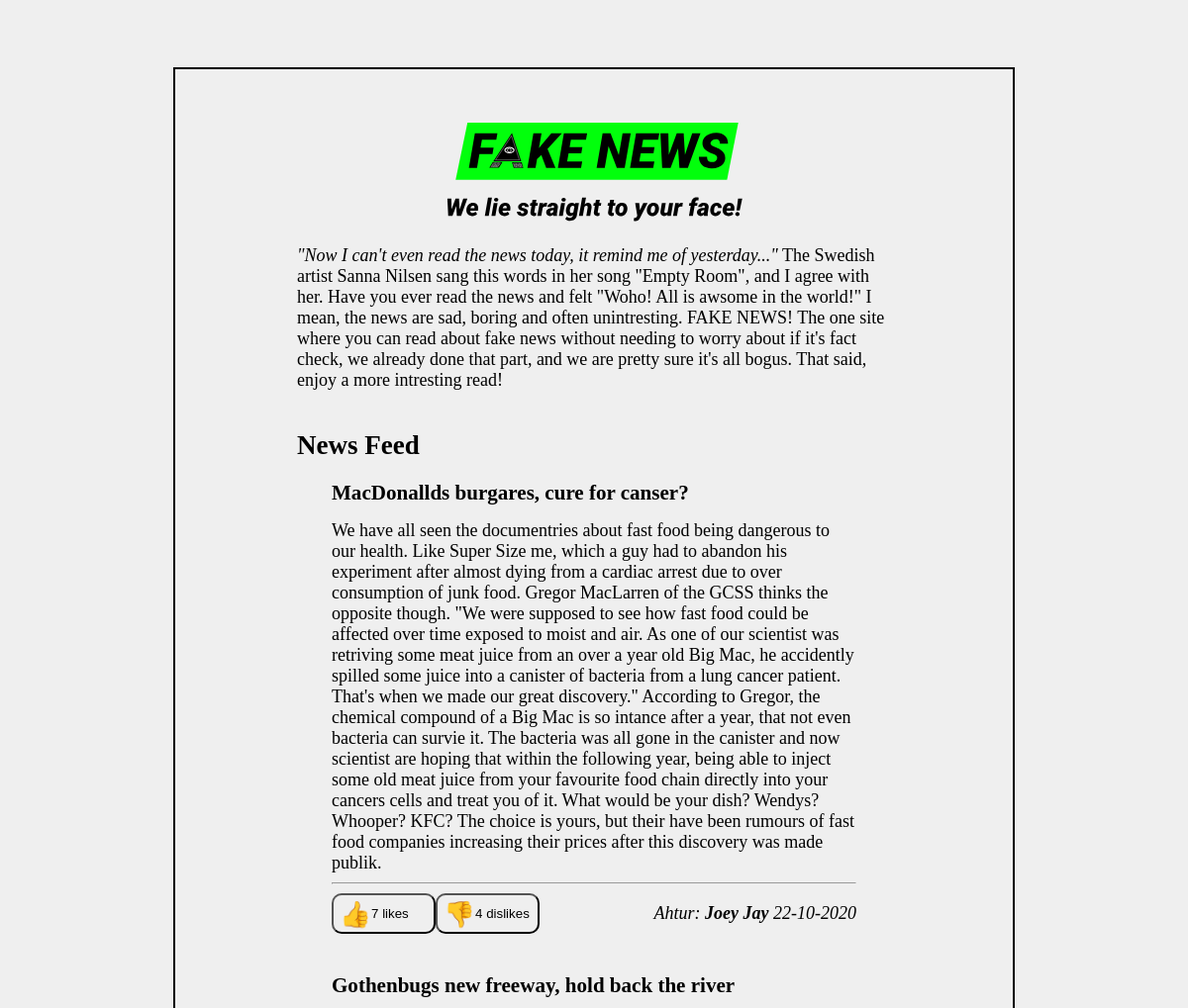
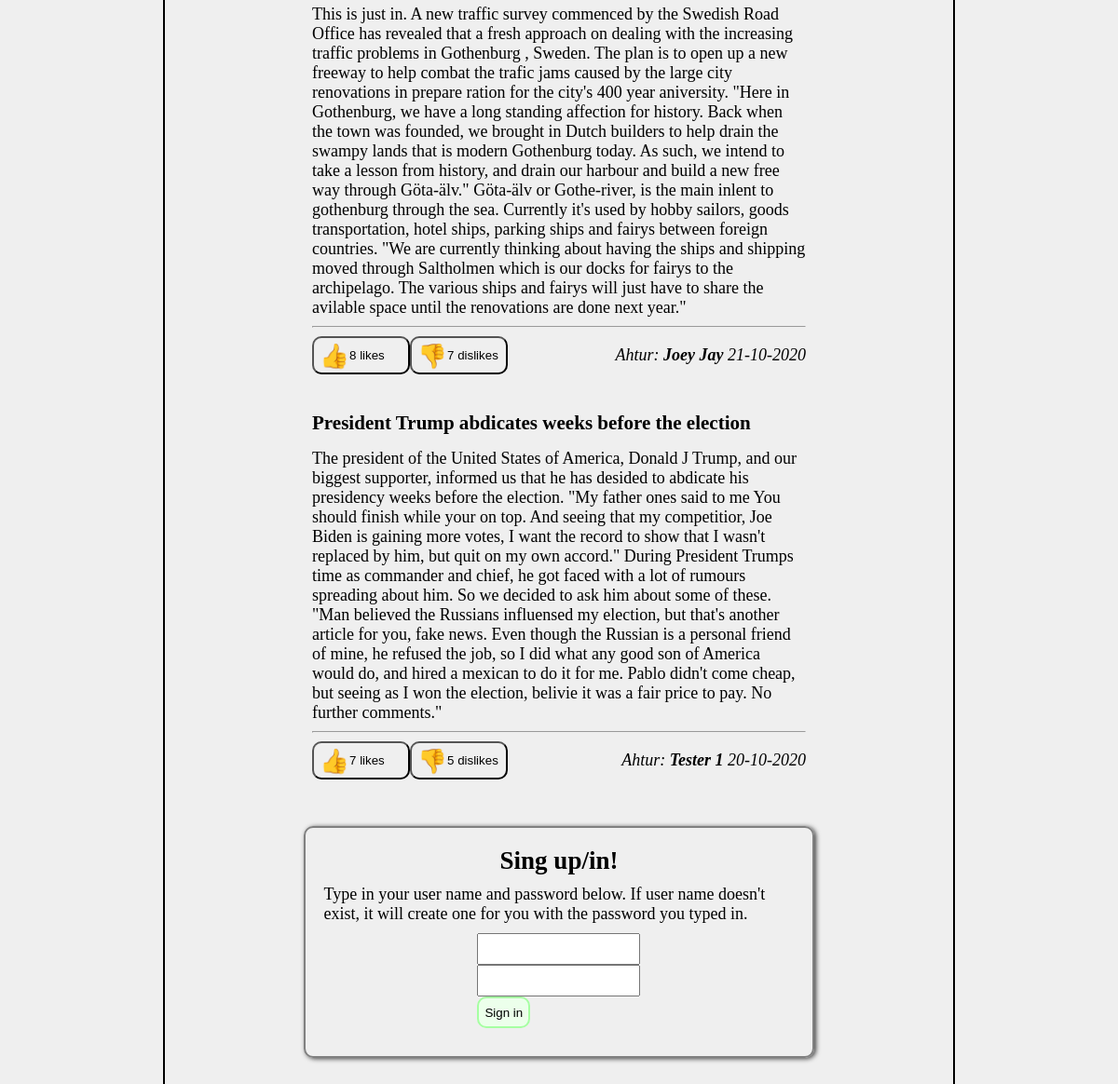
The page / on the database its author committed (2 pictures, top to bottom).
### tables this page shows
CREATE TABLE posts (
"post_id" INTEGER PRIMARY KEY,
title VARCHAR(250),
story TEXT,
author VARCHAR(250),
publish_date DATE, likes int DEFAULT 0, dislikes int DEFAULT 0,
FOREIGN KEY (author) REFERENCES users(username));

CREATE TABLE users(
    id INTEGER PRIMARY KEY,
    full_name varchar(250),
    username varchar(250) NOT NULL UNIQUE,
    password varchar(250) NOT NULL
    );

### functions.php (called while the page is built, shortened)
<?php
function db():PDO {
    $dir = 'sqlite:/'. __DIR__ .'/fake-news-db.sqlite3';
    $options = [
        PDO::ATTR_ERRMODE            => PDO::ERRMODE_EXCEPTION,
        PDO::ATTR_DEFAULT_FETCH_MODE => PDO::FETCH_ASSOC,
        PDO::ATTR_EMULATE_PREPARES   => false,
    ];
    try {
        $pdo = new PDO($dir, '', '',  $options);
    } catch (\PDOException $e) {
        throw new \PDOException($e->getMessage(), (int)$e->getCode());
    }
    return $pdo;
}
?>

### articles.php (the view, shortened to what this page needs)
<?php
$stmt = db()->query('SELECT * FROM posts
                    INNER JOIN users
                    ON posts.author = users.username
                    ORDER BY publish_date DESC');
while ($article = $stmt->fetch()):
?>
<article id="article=<?= $article['post_id'];?>">
    <h3><?= $article['title'];?></h3>
    <p>
        <?= $article['story'];?>
    </p>
    <hr/>
    <footer>
        <section class="votes">
            <form action="/updates/user-check.php" method="POST">
                <button type="submit" name="like" class="likes"><img style="height:32px;width:32px;" src="/Assets/icons/like.svg" alt="like"><?= $article['likes'];?> likes</button>
            </form>
            <form action="/updates/user-check.php" method="POST">
                <button type="submit" name="dislike" class="likes"><img style="height:32px;width:32px;" src="/Assets/icons/dislike.svg" alt="like"><?= $article['dislikes'];?> dislikes</button>
            </form>
        </section>
        <em class="athur">
            Ahtur:
            <strong><?=$article['full_name'];?></strong>
            <time class="date"><?=$article['publish_date'];?></time>
        </em>
    </footer>
</article>
<?php
endwhile;
?>

### header.php (shortened to what this page needs)
<!DOCTYPE html>
<html lang="en">
<head>
    <link rel="stylesheet" href="/Assets/defaults.css">
    <link rel="stylesheet" href="/Assets/articles.css">
    <link rel="stylesheet" href="/Assets/users.css">
</head>
<body>
    <div class="wrapper">

### index.php (shortened to what this page needs)
<?php
include __DIR__ . "/functions.php";
include __DIR__ . "/header.php";
?>
        <h1><img src="/Assets/icons/fake_news_medium.svg" alt="FAKE NEWS!"></h1>
        <p>
            <em>"Now I can't even read the news today, it remind me of yesterday..."</em>
            The Swedish artist Sanna Nilsen sang this words in her song "Empty Room", and I agree with her.
            Have you ever read the news and felt "Woho! All is awsome in the world!" I mean, the news are sad, boring and often unintresting.
            FAKE NEWS! The one site where you can read about fake news without needing to worry about if it's fact check, we already done that part,
            and we are pretty sure it's all bogus. That said, enjoy a more intresting read!
        </p>
        <h2>News Feed</h2>
            <?php
        include __DIR__ . "/articles.php";
        ?>
        <section id="users" class="users">
        <?php
        if(isset($_SESSION['user'])){
            include __DIR__ ."/add-news.php" ;
        }
        else{
            include __DIR__ . "/join.php";
        }
        include __DIR__ . "/footer.php";
?>

### join.php (shortened to what this page needs)
<h2>Sing up/in!</h2>
<p>
    Type in your user name and password below.
    If user name doesn't exist, it will create one for you
    with the password you typed in.
</p>
<form action="/updates/user-check.php" method="post">
    <input type="text" name="username">
    <input type="password" name="password">
    <input type="submit" value="Sign in">
</form>

### footer.php (shortened to what this page needs)
</section>
</div>
</body>
</html>

### Assets/defaults.css (style rules this page uses)
* { box-sizing: border-box; }
body { background-color: #efefef; font-size:16px; padding:60px 20px 60px 20px; }
.wrapper { max-width:600px; margin: auto; }
h1 { display: flex; justify-content: center; }
h1 img { max-width:300px; }
p, h2 { margin:auto; max-width:600px; }
h2 { margin-top:40px; }
@media screen and (min-width:900px) { body { font-size:18px; } }
@media screen and (min-width:900px) { .wrapper { max-width: 850px; padding: 30px 80px 60px 80px; border: 2px solid black; } }

### Assets/articles.css (style rules this page uses)
article { max-width:550px; margin: auto; display: flex; flex-direction: column; padding-left:10px; padding-right:10px; padding-bottom:20px; }
article hr { width: 100%; background-color: #000; height:2px; }
article h3 { margin-top:20px; margin-bottom:0px; }
article p { margin-top:15px; }
article footer { display: flex; width:100%; justify-content: space-between; align-items: center; }
article section.votes { display:flex; }
article section.votes button { display: flex; align-items: center; height:41px; width:105px; border-radius: 10px; }

### Assets/users.css (style rules this page uses)
section.users { display: flex; flex-direction: column; border:2px solid grey; border-radius: 10px; margin: 30px auto 0px auto; width:80%; padding:0px 20px 20px 20px; box-shadow: 2px 1px 5px 0px #000000b8 }
section.users h2 { margin: 20px auto 10px auto; }
section.users form { margin: 10px auto 10px auto; max-width: 175px; }
section.users input[type="text"], section.users input[type="password"] { width: 100%; height:34px; font-size:1.1rem; font-family: Times; }
section.users input[type="submit"] { height:34px; background-color: #ecffeb; border:2px solid #a6ffa2; border-radius: 10px; transition: background-color 800ms ease-in-out, border-color 800ms ease-in-out; }

### rows shown on the page
posts: title "MacDonallds burgares, cure for canser?", story "We have all seen the documentries about fast food being dangerous to our health. Like Super Size me, which a guy had to abandon his experiment after almost dying from a cardiac arrest due to over consumption of junk food. Gregor MacLarren of the GCSS thinks the opposite though. \"We were supposed to see how fast food could be affected over time exposed to moist and air. As one of our scientist was retriving some meat juice from an over a year old Big Mac, he accidently spilled some juice into a canister of bacteria from a lung cancer patient. That's when we made our great discovery.\" According to Gregor, the chemical compound of a Big Mac is so intance after a year, that not even bacteria…", likes "7", dislikes "4", users.full_name "Joey Jay", publish_date "22-10-2020"
posts: title "Gothenbugs new freeway, hold back the river", story "This is just in. A new traffic survey commenced by the Swedish Road Office has revealed that a fresh approach on dealing with the increasing traffic problems in Gothenburg , Sweden. The plan is to open up a new freeway to help combat the trafic jams caused by the large city renovations in prepare ration for the city's 400 year aniversity. \"Here in Gothenburg, we have a long standing affection for history. Back when the town was founded, we brought in Dutch builders to help drain the swampy lands that is modern Gothenburg today. As such, we intend to take a lesson from history, and drain our harbour and build a new free way through Göta-älv.\" Göta-älv or Gothe-river, is the main inlent to…", likes "8", dislikes "7", users.full_name "Joey Jay", publish_date "21-10-2020"
posts: title "President Trump abdicates weeks before the election", story "The president of the United States of America, Donald J Trump, and our biggest supporter, informed us that he has desided to abdicate his presidency weeks before the election. \"My father ones said to me You should finish while your on top. And seeing that my competitior, Joe Biden is gaining more votes, I want the record to show that I wasn't replaced by him, but quit on my own accord.\" During President Trumps time as commander and chief, he got faced with a lot of rumours spreading about him. So we decided to ask him about some of these. \"Man believed the Russians influensed my election, but that's another article for you, fake news. Even though the Russian is a personal friend of mine, he…", likes "7", dislikes "5", users.full_name "Tester 1", publish_date "20-10-2020"
